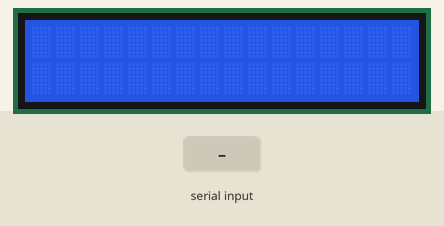
The sketch below on a simulated Arduino Uno, built with avr-gcc and run on an emulated ATmega328P. Parts: 16×2 character LCD. Inputs (shaded band) come from the test bench. What the sketch prints to the serial monitor is not drawn.

Above: at 1.2 s.
1.3 s: "1" received over Serial
At 2.1 s:
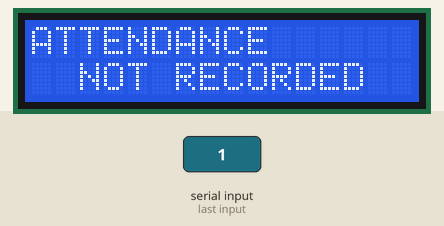
2.8 s: "0" received over Serial
5.8 s: "2" received over Serial
Timing chart, 0 to 8.8 s (numbered marks = the images above; inputs shaded):
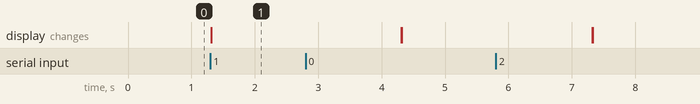

The sketch:

EM18_and_LCD.ino
```cpp
#include "LiquidCrystal.h"

LiquidCrystal lcd(12,11,5,4,3,2);

char tag[] ="1C002492359F";
char input[12];
int count = 0;
boolean flag = 0;
int led=9;
int led2=8;
void setup()
{
  lcd.begin(16,2);
  Serial.begin(9600);
}
void loop()
{
  if(Serial.available())
  {
    count = 0;
    while(Serial.available() && count < 12)
    {
      input[count] = Serial.read();
      count++;
      delay(5);
    }
    if(count == 12)
    {
      count =0;
      flag = 1;
      while(count<12)
      {
        if(input[count]==tag[count])
         flag = 1;
        else
         flag= 0;
        count++;
      }
    }
    if(flag == 1)
    {
      Serial.println("Access Allowed!");
      lcd.setCursor(0,0);
      lcd.print("ATTENDANCE");
      lcd.setCursor(2,1);
      lcd.print("RECORDED");
      delay(3000);
      lcd.clear();
    }
    else
    {
      Serial.println("Access Denied");
      lcd.setCursor(0,0);
      lcd.print("ATTENDANCE");
      lcd.setCursor(2,1);
      lcd.print("NOT RECORDED");
      delay(3000);
      lcd.clear();
    }
    for(count=0; count<12; count++)
      input[count]= 'F';
    count = 0;
  }
}
```

Measured:
- after the input at 1.3 s, the display: changes at once (image 1)
